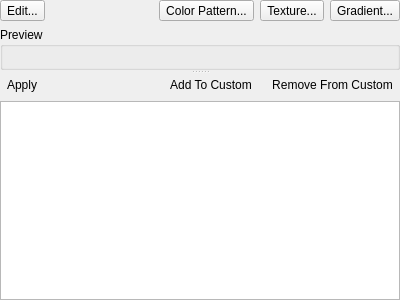
<ui version="4.0" >
 <author></author>
 <comment></comment>
 <exportmacro></exportmacro>
 <class>QtBrushEditor</class>
 <widget class="QWidget" name="QtBrushEditor" >
  <property name="geometry" >
   <rect>
    <x>0</x>
    <y>0</y>
    <width>400</width>
    <height>300</height>
   </rect>
  </property>
  <property name="windowTitle" >
   <string>Form</string>
  </property>
  <layout class="QHBoxLayout" >
   <property name="margin" >
    <number>0</number>
   </property>
   <property name="spacing" >
    <number>6</number>
   </property>
   <item>
    <widget class="QSplitter" name="" >
     <property name="orientation" >
      <enum>Qt::Vertical</enum>
     </property>
     <widget class="QWidget" name="" >
      <layout class="QGridLayout" >
       <property name="margin" >
        <number>0</number>
       </property>
       <property name="spacing" >
        <number>6</number>
       </property>
       <item row="0" column="1" >
        <spacer>
         <property name="orientation" >
          <enum>Qt::Horizontal</enum>
         </property>
         <property name="sizeHint" >
          <size>
           <width>40</width>
           <height>20</height>
          </size>
         </property>
        </spacer>
       </item>
       <item row="0" column="4" >
        <widget class="QToolButton" name="gradientToolButton" >
         <property name="toolTip" >
          <string>Edit Gradient</string>
         </property>
         <property name="text" >
          <string>Gradient...</string>
         </property>
        </widget>
       </item>
       <item row="1" column="0" colspan="5" >
        <widget class="QGroupBox" name="previewBox" >
         <property name="sizePolicy" >
          <sizepolicy>
           <hsizetype>5</hsizetype>
           <vsizetype>3</vsizetype>
           <horstretch>0</horstretch>
           <verstretch>0</verstretch>
          </sizepolicy>
         </property>
         <property name="title" >
          <string>Preview</string>
         </property>
         <layout class="QVBoxLayout" >
          <property name="margin" >
           <number>9</number>
          </property>
          <property name="spacing" >
           <number>6</number>
          </property>
          <item>
           <widget class="QtBrushWidget" name="brushWidget" >
            <property name="sizePolicy" >
             <sizepolicy>
              <hsizetype>3</hsizetype>
              <vsizetype>3</vsizetype>
              <horstretch>0</horstretch>
              <verstretch>0</verstretch>
             </sizepolicy>
            </property>
           </widget>
          </item>
         </layout>
        </widget>
       </item>
       <item row="0" column="2" >
        <widget class="QToolButton" name="patternToolButton" >
         <property name="toolTip" >
          <string>Edit Color Pattern</string>
         </property>
         <property name="text" >
          <string>Color Pattern...</string>
         </property>
        </widget>
       </item>
       <item row="0" column="3" >
        <widget class="QToolButton" name="textureToolButton" >
         <property name="toolTip" >
          <string>Edit Texture</string>
         </property>
         <property name="text" >
          <string>Texture...</string>
         </property>
        </widget>
       </item>
       <item row="0" column="0" >
        <widget class="QToolButton" name="editToolButton" >
         <property name="text" >
          <string>Edit...</string>
         </property>
        </widget>
       </item>
      </layout>
     </widget>
     <widget class="QWidget" name="layoutWidget" >
      <layout class="QGridLayout" >
       <property name="margin" >
        <number>0</number>
       </property>
       <property name="spacing" >
        <number>6</number>
       </property>
       <item row="1" column="0" colspan="4" >
        <widget class="QListWidget" name="listWidget" >
         <property name="minimumSize" >
          <size>
           <width>0</width>
           <height>160</height>
          </size>
         </property>
        </widget>
       </item>
       <item row="0" column="3" >
        <widget class="QToolButton" name="removeButton" >
         <property name="toolTip" >
          <string>Remove From Custom</string>
         </property>
         <property name="text" >
          <string>Remove From Custom</string>
         </property>
         <property name="autoRaise" >
          <bool>true</bool>
         </property>
        </widget>
       </item>
       <item row="0" column="1" >
        <spacer>
         <property name="orientation" >
          <enum>Qt::Horizontal</enum>
         </property>
         <property name="sizeHint" >
          <size>
           <width>92</width>
           <height>20</height>
          </size>
         </property>
        </spacer>
       </item>
       <item row="0" column="2" >
        <widget class="QToolButton" name="addToCustomButton" >
         <property name="toolTip" >
          <string>Add To Custom</string>
         </property>
         <property name="text" >
          <string>Add To Custom</string>
         </property>
         <property name="autoRaise" >
          <bool>true</bool>
         </property>
        </widget>
       </item>
       <item row="0" column="0" >
        <widget class="QToolButton" name="applyButton" >
         <property name="toolTip" >
          <string>Apply Custom</string>
         </property>
         <property name="text" >
          <string>Apply</string>
         </property>
         <property name="autoRaise" >
          <bool>true</bool>
         </property>
        </widget>
       </item>
      </layout>
     </widget>
    </widget>
   </item>
  </layout>
 </widget>
 <pixmapfunction></pixmapfunction>
 <customwidgets>
  <customwidget>
   <class>QtBrushWidget</class>
   <extends>QFrame</extends>
   <header>qtbrushwidget.h</header>
   <container>0</container>
   <pixmap></pixmap>
  </customwidget>
 </customwidgets>
 <tabstops>
  <tabstop>patternToolButton</tabstop>
  <tabstop>textureToolButton</tabstop>
  <tabstop>gradientToolButton</tabstop>
 </tabstops>
 <resources/>
 <connections/>
</ui>
